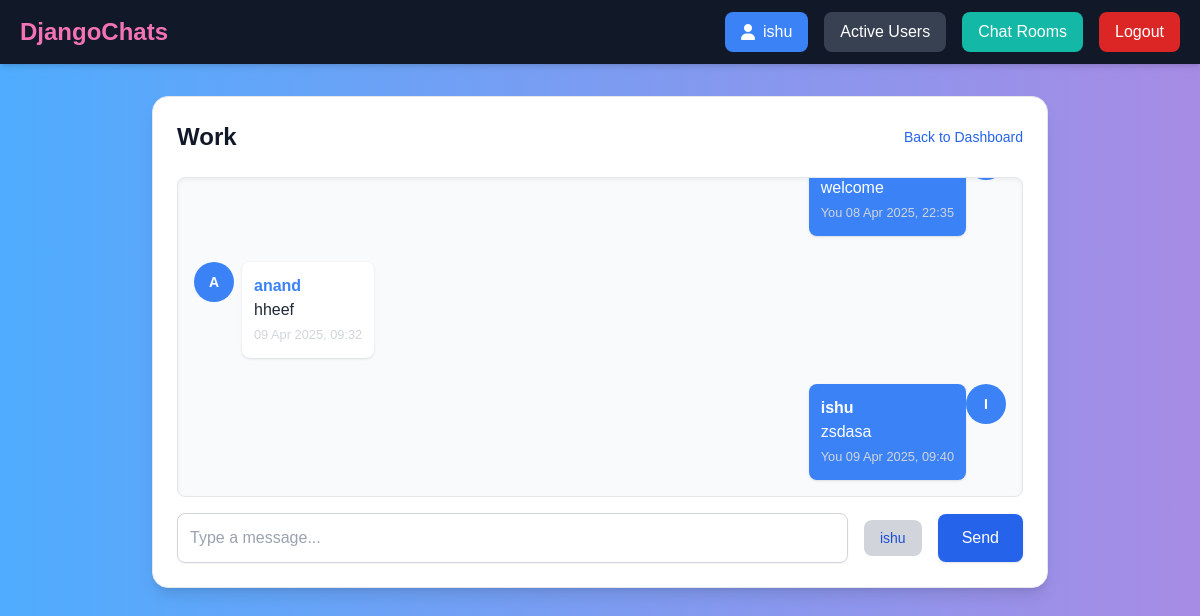
Page /rooms/work/ (signed in) on the earlier database version.
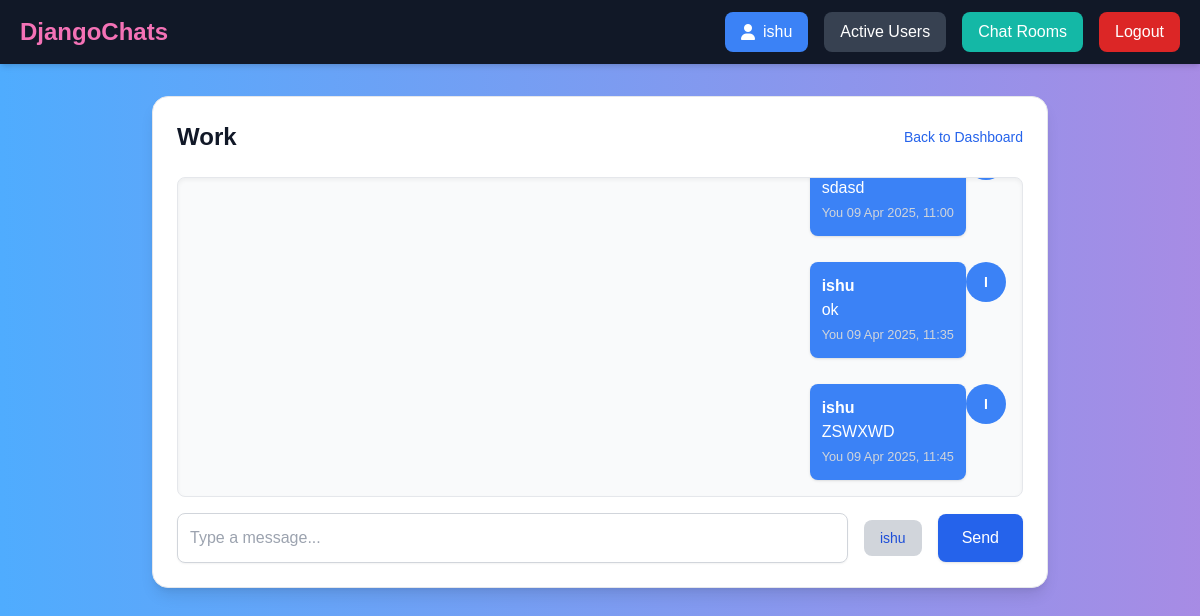
Same page on the later database version.
### room/models.py (models this page shows, shortened)
class Message(models.Model):
    room = models.ForeignKey(Room,related_name="messages",on_delete = models.CASCADE)
    user = models.ForeignKey(User,related_name="messages",on_delete = models.CASCADE)
    content = models.TextField()
    date_added = models.DateTimeField(auto_now_add= True)

### room/views.py (the view)
# urls.py: path('rooms/',include('room.urls')),
@login_required
def room(request,slug):
    room = Room.objects.get(slug=slug)
    msg = Message.objects.filter(room = room)
    return render(request,'room/room.html',{'room':room,'msg':msg})

### room/templates/room/room.html (shortened to what this page needs)
{% extends "base.html" %}
{% block content %}
<div class="max-w-4xl mx-auto my-8 p-6 bg-white shadow-lg rounded-2xl border border-gray-200">
    <div class="flex items-center justify-between mb-6">
        <h1 class="text-2xl font-semibold text-gray-900">{{ room.name }}</h1>
        <a href="{% url 'home' %}" class="text-sm text-blue-600 hover:underline">Back to Dashboard</a>
    </div>
    <div id="chat-messages" class="overflow-y-auto h-80 mb-4 p-4 bg-gray-50 rounded-lg border border-gray-200 shadow-inner space-y-4">
        {% for message in msg %}
            <div class="flex {% if message.user == request.user %} justify-end {% else %} justify-start {% endif %}">
                <div class="flex items-start space-x-2 {% if message.user == request.user %} flex-row-reverse {% endif %}">
                    <div class="w-10 h-10 flex items-center justify-center bg-blue-500 text-white rounded-full text-sm font-bold">
                        {{ message.user.username|first|upper }}
                    </div>
                    <div class="p-3 rounded-lg max-w-lg shadow
                        {% if message.user == request.user %} bg-blue-500 text-white {% else %} bg-white text-gray-800 {% endif %}">
                        <strong class="{% if message.user == request.user %} text-white {% else %} text-blue-500 {% endif %}">{{ message.user }}</strong>
                        {% if message %}
                            <p>{{ message.content }}</p>
                        {% endif %}
                        <small class="text-gray-300">{% if message.user == request.user %} You {% endif %} {{ message.date_added|date:"d M Y, H:i" }}</small>
                    </div>
                </div>
            </div>
        {% empty %}
            <p class="text-gray-400 text-center">No messages yet. Start the conversation!</p>
        {% endfor %}
    </div>
    <form id="chat-form">
        <div class="flex items-center space-x-4">
            <input type="text" id="chat-message-input" name="content"
                class="w-full text-black p-3 rounded-lg border border-gray-300 focus:ring-2 focus:ring-blue-500 shadow-sm"
                placeholder="Type a message...">
            <label for="file-input" class="cursor-pointer bg-gray-300 px-4 py-2 rounded-lg hover:bg-gray-400 flex items-center space-x-2">
                 <span class="text-sm text-blue-700">{{user.username}}</span>
            </label>
            <button type="submit" id="chat-message-submit"
                class="bg-blue-600 text-white px-6 py-3 rounded-lg hover:bg-blue-700 focus:ring-2 focus:ring-blue-500 shadow">
                Send
            </button>
        </div>
    </form>
</div>
{% endblock content %}

Differences in the rows shown:
no longer on this page (row unchanged): Message: content "welcome", shows "You", date_added "08 Apr 2025, 22:35"
no longer on this page (row unchanged): Message: user.username|first "A", user "anand", content "hheef", date_added "09 Apr 2025, 09:32"
no longer on this page (row unchanged): Message: user.username|first "I", user "ishu", content "zsdasa", shows "You", date_added "09 Apr 2025, 09:40"
added Message: content "sdasd", shows "You", date_added "09 Apr 2025, 11:00"
added Message: user.username|first "I", user "ishu", content "ok", shows "You", date_added "09 Apr 2025, 11:35"
added Message: user.username|first "I", user "ishu", content "ZSWXWD", shows "You", date_added "09 Apr 2025, 11:45"
